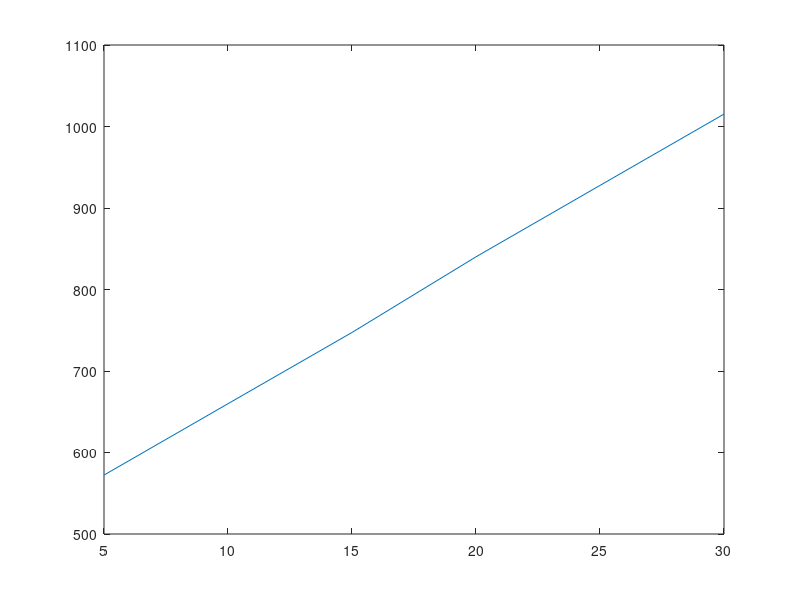

This chart was generated by the following MATLAB code:
operating_point='F'

if operating_point=='A'
vd = -22.4; %  d-axis voltage value in V
vq = 8.4; %  q-axis voltage value in V
id = -565.4; %  d-axis current value in A
iq = 570.5; %  q-axis current value in A
Ld= 109e-6; % d-axis inductance value in H
Lq=109e-6; % q-axis inductance value in H
Vdc= 625; % DC link voltage in V
electrical_frequency=20; % Hz
end

if operating_point=='B'
vd = -308.8; %  d-axis voltage value in V
vq = 101.2; %  q-axis voltage value in V
id = -688.5; %  d-axis current value in A
iq = 457.4; %  q-axis current value in A
Ld= 116e-6; % d-axis inductance value in H
Lq=156e-6; % q-axis inductance value in H
Vdc= 625; % DC link voltage in V
electrical_frequency=300; % Hz
end


if operating_point=='C'
vd = -254; %  d-axis voltage value in V
vq = 202.7; %  q-axis voltage value in V
id = -253.6; %  d-axis current value in A
iq = 318.8; %  q-axis current value in A
Ld= 125e-6; % d-axis inductance value in H
Lq=209e-6; % q-axis inductance value in H
Vdc= 625; % DC link voltage in V
electrical_frequency=300; % Hz
end



if operating_point=='D'
vd = -184.4; %  d-axis voltage value in V
vq = 248.5; %  q-axis voltage value in V
id = -92.3; %  d-axis current value in A
iq = 192.7; %  q-axis current value in A
Ld= 135e-6; % d-axis inductance value in H
Lq=330e-6; % q-axis inductance value in H
Vdc= 625; % DC link voltage in V
electrical_frequency=300; % Hz
end



if operating_point=='E'
vd = -301.9; %  d-axis voltage value in V
vq = 120.1; %  q-axis voltage value in V
id = -774.2; %  d-axis current value in A
iq = 200.4; %  q-axis current value in A
Ld= 133e-6; % d-axis inductance value in H
Lq=394e-6; % q-axis inductance value in H
Vdc= 625; % DC link voltage in V
electrical_frequency=500; % Hz
end



if operating_point=='F'
vd = -211.9; %  d-axis voltage value in V
vq = 246.3; %  q-axis voltage value in V
id = -468.9; %  d-axis current value in A
iq = 118.6; %  q-axis current value in A
Ld= 145e-6; % d-axis inductance value in H
Lq=  503e-6; % q-axis inductance value in H
Vdc= 625; % DC link voltage in V
electrical_frequency=500; % Hz
end


S = vd * id + vq * iq; % Real power in dq
V_peak = sqrt(vd^2 + vq^2); % Magnitude of voltage vector
I_peak = sqrt(id^2 + iq^2); % Magnitude of current vector

theta_pf = S / (V_peak * I_peak);
m_a=V_peak/Vdc;
ffund=electrical_frequency;
I_peak


Fsw_a=5e3:5e3:30e3;
A_die=500;

P_on_x=[];
P_zcs_x=[];
P_over_x=[];


for fsw=Fsw_a

% k_r=7.2*10e-3;
% alpha_r= 1.6;
% U_b=0.85; % kV 
% r_on=k_r * U_b^(alpha_r)./A_die;

k_r=7.2*1e-3;
alpha_r= 1.6;
U_b=0.45; % kV 
r_on=k_r * (U_b*1000)^(alpha_r)/A_die/1000; %% I changed this formulation because it is not correct 

P_c= 0;
sample_theta=1e-2;

for theta=theta_pf:sample_theta:pi
    IL= I_peak*sin(theta-theta_pf);
    D_upper_top= m_a*sin(theta);
    P_c= P_c+ (r_on*IL^2*D_upper_top*sample_theta);
end

for theta=theta_pf:sample_theta:pi
    IL= I_peak*sin(theta-theta_pf);
    D_upper_middle= 1;
    P_c= P_c+ (r_on*IL^2*D_upper_middle*sample_theta);
end

for theta=pi:sample_theta:pi+theta_pf
    IL= I_peak*sin(theta-theta_pf);
    D_upper_middle= 1+m_a*sin(theta);
    P_c= P_c+ (r_on*IL^2*D_upper_middle*sample_theta);
end

for theta=pi:sample_theta:pi+theta_pf
    IL= I_peak*sin(theta-theta_pf);
    D_lower_middle= -m_a*sin(theta);
    P_c= P_c+ (r_on*IL^2*D_lower_middle*sample_theta);
end

for theta=pi:sample_theta:pi+theta_pf
    IL= I_peak*sin(theta-theta_pf);
    D_lower_bottom= -m_a*sin(theta);
    P_c= P_c+ (r_on*IL^2*D_lower_bottom*sample_theta);
end

alpha_d= 649.6e-6;
beta_d=202.2e-3;
u_o= 0.8117/2;
U_b=0.45; % kV 
r_d=(alpha_d* U_b^(2.5)+beta_d)/A_die;


for theta=theta_pf:sample_theta:pi
    IL= I_peak*sin(theta-theta_pf);
    D_upper_diode= 1-m_a*sin(theta);
    P_c= P_c+ ((r_d*IL^2+ u_o*IL)*D_upper_diode*sample_theta);
end


for theta=pi:sample_theta:pi+theta_pf
    IL= I_peak*sin(theta-theta_pf);
    D_upper_diode= 1+m_a*sin(theta);
    P_c= P_c+ ((r_d*IL^2+ u_o*IL)*D_upper_diode*sample_theta);
end


Udc=625/2; 
Ub=U_b*1e3;
k_c=1.6e4;
alpha_c=-1;
C_oss= k_c*(Ub^alpha_c)*A_die*1e-12;
Esw=C_oss*Udc^2;

E_zcs= 0;
sample_theta=1e-2;

sample_theta=ffund*2*pi/(fsw);

for theta=theta_pf:sample_theta:(theta_pf+pi)
    E_zcs= E_zcs+ Esw;
end

for theta=pi:sample_theta:(theta_pf+pi)
    E_zcs= E_zcs+ Esw;
end

dv_dt=20e3/1e-6; % V/s
di_dt=20e3/1e-6; % V/s

E_over=0;
for theta=theta_pf:sample_theta:(theta_pf+pi)
   IL= abs(I_peak*sin(theta-theta_pf));
   E_over2= ((Udc*IL.^2/di_dt)+(Udc^2.*IL/dv_dt));
   E_over =E_over + E_over2;
end

for theta=pi:sample_theta:(theta_pf+pi)
   IL= abs(I_peak*sin(theta-theta_pf));
   E_over2= ((Udc*IL.^2/di_dt)+(Udc^2.*IL/dv_dt));
   E_over =E_over + E_over2;
end


P_on_x=[P_on_x 2*P_c/2/pi];
P_zcs_x=[P_zcs_x  ffund*2*E_zcs];
P_over_x=[P_over_x  ffund*2*E_over];

end 

P_totx= 3*(P_on_x+P_zcs_x+P_over_x);


figure()

plot(Fsw_a/1e3,P_totx)

P_totx
